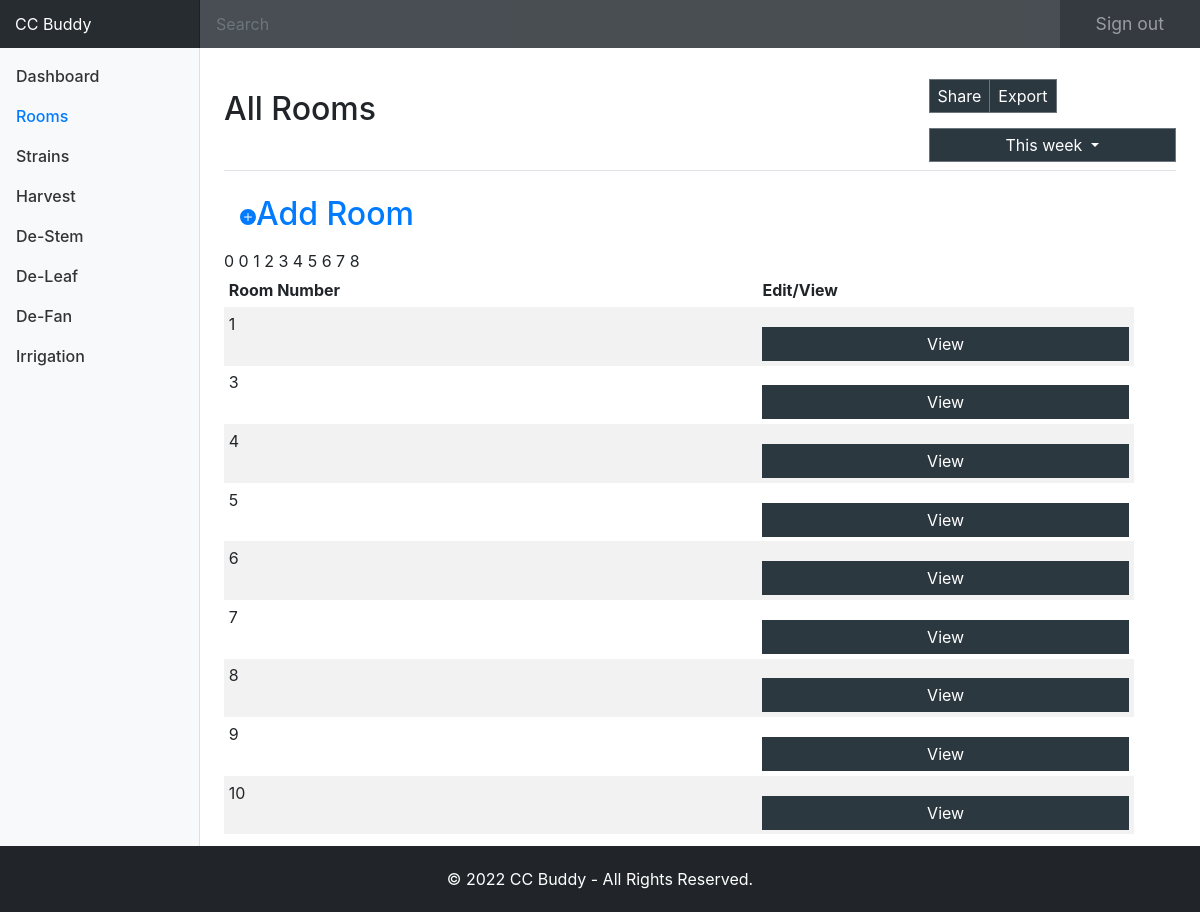
Page /all_rooms.php on the committed database.
### tables this page shows
CREATE TABLE `room` (
  `id` int(15) NOT NULL,
  `room_num` int(15) NOT NULL
);

### app/classes/class.Database.php (called while the page is built, shortened)
<?php
class Database
{
    public $server = 'localhost';
    public $username = 'root';
    public $password = 'Azsxdcfvgb1';
    public $dbname = 'ccbuddy';
    public function db_connect()
    {
        $mysqli = new mysqli($this->server, $this->username, $this->password, $this->dbname);
        return $mysqli;
    }
}
?>

### app/classes/class.Rooms.php (called while the page is built, shortened)
<?php
class Room {
    public static function getAllRooms(){
        global $database;
        $sql = "SELECT * FROM room ";
        $result = mysqli_query($database->db_connect(), $sql);
        return $result;
    }
}

### app/initialize.php (called while the page is built, shortened)
<?php
	require_once('classes/class.Database.php');
    $database = new Database();
?>

### all_rooms.php (the view, shortened to what this page needs)
<?php require_once('app/initialize.php');
$pageTitle = 'All Rooms';
$room = new Room();
$allRooms = $room->getAllRooms();
include('app/includes/layout/header.php');
?>
<div class="container-fluid">
  <div class="row">
    <nav class="col-md-2 d-none d-md-block bg-light sidebar">
      <div class="sidebar-sticky">
        <ul class="nav flex-column">
          <li class="nav-item">
            <a class="nav-link" href="index.php">
              Dashboard
            </a>
          </li>
          <li class="nav-item">
            <a class="nav-link active" href="all_harvest.php">
              Rooms<span class="sr-only">(current)</span>
            </a>
          </li>
          <li class="nav-item">
            <a class="nav-link" href="all_strains.php">
              Strains
            </a>
          </li>
          <li class="nav-item">
            <a class="nav-link " href="all_harvest.php">
              Harvest
            </a>
          </li>
          <li class="nav-item">
            <a class="nav-link" href="all_stems.php">
              De-Stem
            </a>
          </li>
          <li class="nav-item">
            <a class="nav-link" href="#">
              De-Leaf
            </a>
          </li>
          <li class="nav-item">
            <a class="nav-link" href="#">
              De-Fan
            </a>
          </li>
          <li class="nav-item">
            <a class="nav-link" href="#">
              Irrigation
            </a>
          </li>
        </ul>
      </div>
    </nav>
    <main role="main" class="col-md-9 ml-sm-auto col-lg-10 px-4 clearfooter">
      <div class="d-flex justify-content-between flex-wrap flex-md-nowrap align-items-center pt-3 pb-2 mb-3 border-bottom">
        <h1 class="h2"><?= $pageTitle; ?></h1>
        <div class="btn-toolbar mb-2 mb-md-0">
          <div class="btn-group mr-2">
            <button type="button" class="btn btn-sm btn-outline-secondary">Share</button>
            <button type="button" class="btn btn-sm btn-outline-secondary">Export</button>
          </div>
          <button type="button" class="btn btn-sm btn-outline-secondary dropdown-toggle">
            This week
          </button>
        </div>
      </div>
      <h2><a class="nav-link" href="add-room.php"><svg xmlns="http://www.w3.org/2000/svg" width="16" height="16" fill="currentColor" class="bi bi-plus-circle-fill" viewBox="0 0 16 16">
<path d="M16 8A8 8 0 1 1 0 8a8 8 0 0 1 16 0zM8.5 4.5a.5.5 0 0 0-1 0v3h-3a.5.5 0 0 0 0 1h3v3a.5.5 0 0 0 1 0v-3h3a.5.5 0 0 0 0-1h-3v-3z"></path>
</svg>Add Room</a></h2>
      <div class="table-responsive">
        <table class="table table-striped table-sm">
          <thead>
            <tr>
              <th>Room Number</th>
              <th>Edit/View<th>
            </tr>
          </thead>
          <tbody>
            <?=
                $roomCount = 0;
                foreach ($allRooms as $room):
            ?>
            <tr>
              <td><?= $room['room_num']; ?></td>
              <td><a href="room.php?id=<?= $room['id']; ?>" class="btn btn-default btn-sm
                ">View</a>
            </tr>
            <?=
                $roomCount++; endforeach;
            ?>
          </tbody>
        </table>
      </div>
    </main>
  </div>
</div>
</body>
<?php include('app/includes/layout/footer.php'); ?>

### assets/css/dashboard.css (style rules this page uses)
body { font-size: .875rem; }
.sidebar { position: fixed; top: 0; bottom: 0; left: 0; z-index: 100; padding: 48px 0 0; box-shadow: inset -1px 0 0 rgba(0, 0, 0, .1); }
.sidebar-sticky { position: relative; top: 0; height: calc(100vh - 48px); padding-top: .5rem; overflow-x: hidden; overflow-y: auto; }
.sidebar .nav-link { font-weight: 500; color: #333; }
.sidebar .nav-link.active { color: #007bff; }
[role="main"] { padding-top: 133px; }
@media (min-width: 768px) { [role="main"] { padding-top: 48px; } }
.clearfooter { padding-bottom: 62px; }

### rows in the picture
room: room_num "1"
room: room_num "3"
room: room_num "4"
room: room_num "5"
room: room_num "6"
room: room_num "7"
room: room_num "8"
room: room_num "9"
room: room_num "10"

### other values in the picture
$pageTitle "All Rooms"
$companyName "CC Buddy"
